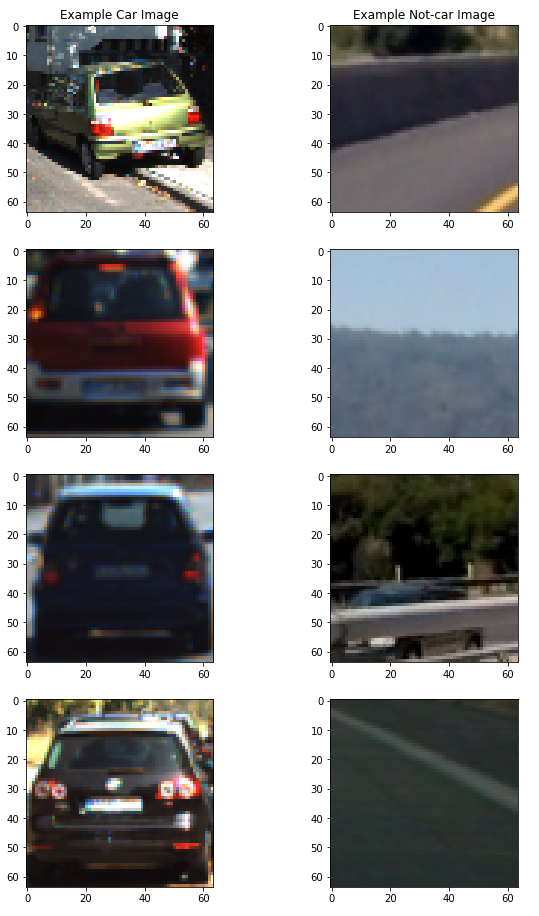
#> input picture P5-Vehicle-Detection/assets/dataset_samples.jpg, 539 x 916 px
$ python -i utils.py   (imports and definitions only)   (older library calls are emulated)
#> lines starting #> are read from the running program, lines starting #| are printed output that depends on the picture
import numpy as np
import cv2
from skimage.feature import hog

# [25 lines left out: function convert_color, not called in this run]

def get_hog_features(img, orient, pix_per_cell, cell_per_block, vis=False, feature_vec=True):
    # Call with two outputs if vis==True
    if vis == True:
        features, hog_image = hog(img, orientations=orient,
                                  pixels_per_cell=(pix_per_cell, pix_per_cell),
                                  cells_per_block=(cell_per_block, cell_per_block),
                                  transform_sqrt=False,
                                  visualise=vis, feature_vector=feature_vec)
        return features, hog_image
    # Otherwise call with one output
    else:
        features = hog(img, orientations=orient,
                       pixels_per_cell=(pix_per_cell, pix_per_cell),
                       cells_per_block=(cell_per_block, cell_per_block),
                       transform_sqrt=False,
                       visualise=vis, feature_vector=feature_vec)
        return features

def bin_spatial(img, size=(32, 32)):
#> called with size = (32, 32)
    color1 = cv2.resize(img[:,:,0], size).ravel()
#> color1 = 1024 values, max 255 at index 0, min 0 at index 57, mean 154.8
    color2 = cv2.resize(img[:,:,1], size).ravel()
#> color2 = 1024 values, max 255 at index 0, min 0 at index 628, mean 154.2
    color3 = cv2.resize(img[:,:,2], size).ravel()
#> color3 = 1024 values, max 255 at index 0, min 0 at index 599, mean 154
    return np.hstack((color1, color2, color3))


def color_hist(img, nbins=32):
    # Compute the histogram of the color channels separately
    channel1_hist = np.histogram(img[:,:,0], bins=nbins)
    channel2_hist = np.histogram(img[:,:,1], bins=nbins)
    channel3_hist = np.histogram(img[:,:,2], bins=nbins)
    # Concatenate the histograms into a single feature vector
    hist_features = np.concatenate((channel1_hist[0], channel2_hist[0], channel3_hist[0]))
    return hist_features

# [100 lines left out: functions extract_features, slide_window, draw_boxes, not called in this run]


def single_img_features(img, color_space=None, spatial_size=(32, 32),
                        hist_bins=32, orient=9,
                        pix_per_cell=8, cell_per_block=2, hog_channel=0,
                        spatial_feat=True, hist_feat=True, hog_feat=True):
    '''
    Define a function to extract features from a single image window
    This function is very similar to extract_features() just for a single image rather than list of images
    '''
    #1) Define an empty list to receive features
    img_features = []
    #2) Apply color conversion
    if color_space is not None:
        feature_image = convert_color(img, conv='BGR2'+ color_space)
    else: feature_image = np.copy(img)

    #3) Compute spatial features if flag is set
    if spatial_feat == True:
        spatial_features = bin_spatial(feature_image, size=spatial_size)
#> spatial_features = 3072 values, max 255 at index 0, min 0 at index 57, mean 154.4
        #4) Append features to list
        img_features.append(spatial_features)
    #5) Compute histogram features if flag is set
    if hist_feat == True:
        hist_features = color_hist(feature_image, nbins=hist_bins)
#> in color_hist, `hist_features = np.concatenate((channel1_hist[0], channel2_hist[0], ch..`: hist_features = 96 values, max 208293 at index 31, min 777 at index 58, mean 15428.9
        #6) Append features to list
        img_features.append(hist_features)
    #7) Compute HOG features if flag is set
    if hog_feat == True:
        if hog_channel == 'ALL':
            hog_features = []
            for channel in range(feature_image.shape[2]):
                hog_features.extend(get_hog_features(feature_image[:,:,channel],
                                    orient, pix_per_cell, cell_per_block,
                                    vis=False, feature_vec=True))
        else:
            hog_features = get_hog_features(feature_image[:,:,hog_channel], orient,
                        pix_per_cell, cell_per_block, vis=False, feature_vec=True)
#> in get_hog_features, `features = hog(img, orientations=orient, pixels_per_cell=(pix_per_cell..`:
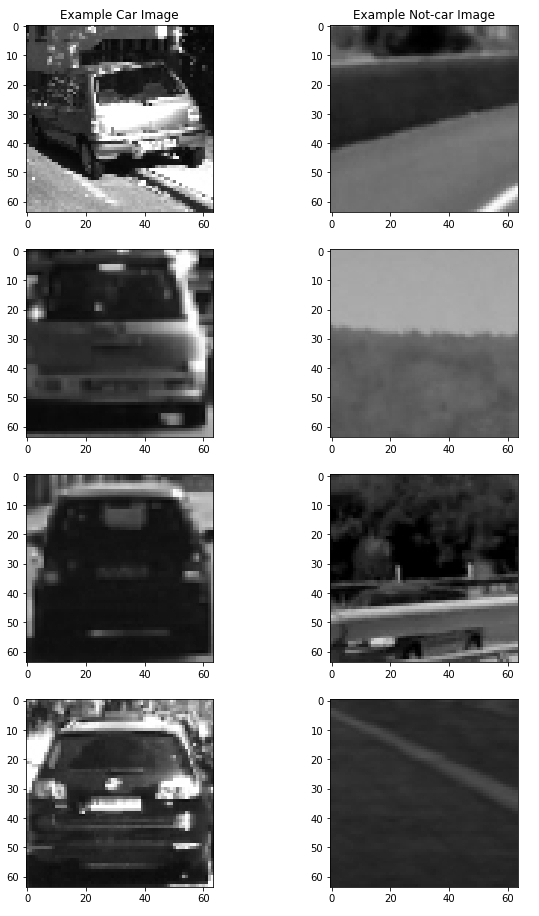
#> img: shape (916, 539); min 0, max 255, mean 148.5
        #8) Append features to list
        img_features.append(hog_features)

    #9) Return concatenated array of features
    return np.concatenate(img_features)


# [136 lines left out: functions search_windows, find_cars, add_heat, apply_threshold, draw_labeled_bboxes, not called in this run]

>>> import cv2
>>> picture = cv2.cvtColor(cv2.imread('../assets/dataset_samples.jpg'), cv2.COLOR_BGR2RGB)
>>> result = single_img_features(picture)
